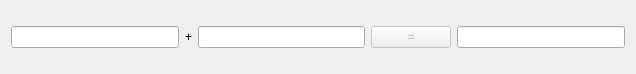
<?xml version="1.0" encoding="UTF-8"?>
<ui version="4.0">
 <class>CalDig</class>
 <widget class="QDialog" name="CalDig">
  <property name="geometry">
   <rect>
    <x>0</x>
    <y>0</y>
    <width>636</width>
    <height>74</height>
   </rect>
  </property>
  <property name="windowTitle">
   <string>CalDig</string>
  </property>
  <layout class="QHBoxLayout" name="horizontalLayout">
   <item>
    <widget class="QLineEdit" name="lineEdit"/>
   </item>
   <item>
    <widget class="QLabel" name="m_labSig">
     <property name="text">
      <string>+</string>
     </property>
    </widget>
   </item>
   <item>
    <widget class="QLineEdit" name="lineEdit_2"/>
   </item>
   <item>
    <widget class="QPushButton" name="m_btnCal">
     <property name="enabled">
      <bool>false</bool>
     </property>
     <property name="text">
      <string>=</string>
     </property>
    </widget>
   </item>
   <item>
    <widget class="QLineEdit" name="lineEdit_3">
     <property name="readOnly">
      <bool>true</bool>
     </property>
    </widget>
   </item>
  </layout>
 </widget>
 <layoutdefault spacing="6" margin="11"/>
 <resources/>
 <connections/>
</ui>
